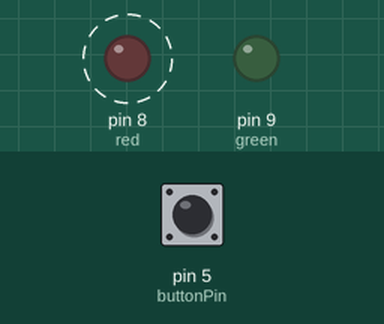
This sketch was run on a simulated Arduino Uno, built with avr-gcc and run on an emulated ATmega328P. Parts: output pins drawn as LEDs (lit = HIGH). Dashed ring = blinking. The inputs (shaded band) are chosen by the test bench; at power-on: pin 5 (buttonPin) HIGH.

Above: at 1.2 s.
1.3 s: pin 5 (buttonPin) pulled LOW for 0.15 s
At 1.4 s:
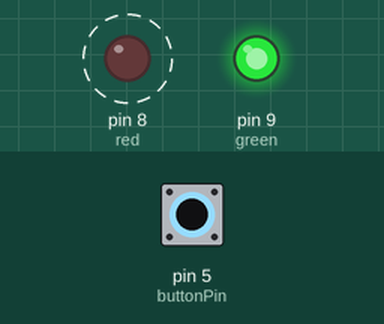
4.3 s: pin 5 (buttonPin) pulled LOW for 1 s
At 7.1 s:
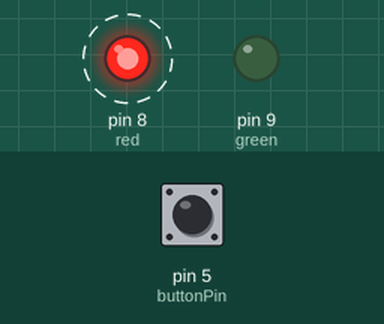
7.3 s: pin 5 (buttonPin) pulled LOW for 3.2 s
At 9.3 s:
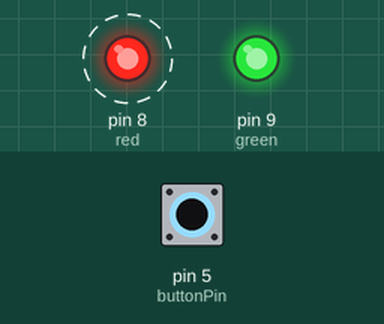
Timing chart, 0 to 18.0 s (numbered marks = the images above; inputs shaded):
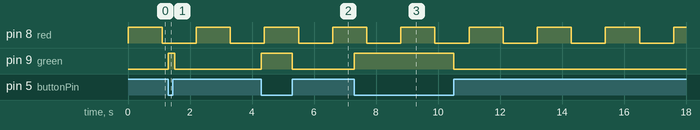

The sketch:

Program3.ino
```cpp
const int buttonPin = 5;
const int red = 8;
const int green = 9;
int buttonState = 0;

void pushbotton()
{
  buttonState = digitalRead(buttonPin);

  if (buttonState == LOW)
  {
    digitalWrite(green, HIGH);
  } else
  {
    digitalWrite(green, LOW);
  }
}
void setup() {
  pinMode(red, OUTPUT);pinMode(green, OUTPUT);
  pinMode(buttonPin, INPUT);

}

void loop() {
  digitalWrite(red, HIGH);
  for(int timer = 0; timer <= 1000; timer += 100)
  {
    delay(100);
    pushbotton();
  }
  digitalWrite(red, LOW);
  for(int timer = 0; timer <= 1000; timer += 100)
  {
    digitalWrite(red, LOW);
    delay(100);
    pushbotton();
  }
}
```

Measured:
- after the input at 1.3 s, pin 9 (green): LOW → HIGH at once, → LOW 0.20 s later
- after the input at 4.3 s, pin 9 (green): LOW → HIGH at once, → LOW 1.0 s later
- after the input at 7.3 s, pin 9 (green): LOW → HIGH at once, → LOW 3.2 s later
- by itself, pin 8 (red): alternates HIGH for 1.1 s and LOW for 1.1 s
